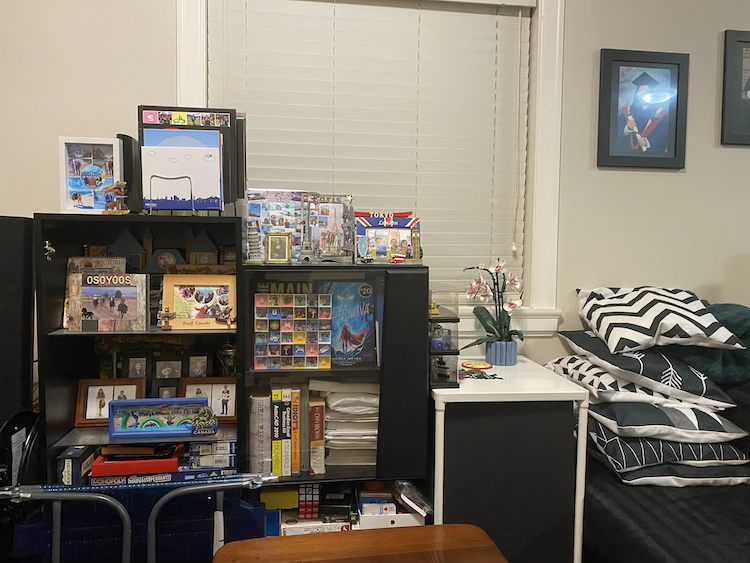
%> input picture S2-im2.png, 750 x 563 px, given in place of S1-im1.png, which was not available
$ octave q2a_script.m   (GNU Octave 9; MATLAB toolbox functions it lacks are replaced by stand-ins)
%> lines starting %> are read from the running program, lines starting %| are printed output that depends on the picture; in (x1, y1, x2, y2) boxes, pixels count from 0 and x2, y2 are one past the last pixel; in counts of white or black regions, pixels touching at a corner belong together; the program's own positions count from 1; pictures that were not available may be replaced by others from this repository, and a replacement may not be noted
### my_fast_detector.m
function corner_points = my_fast_detector(input_image, output_image, threshold)
%> called with input_image = 'S1-im1.png', output_image = 'S1-fast.png', threshold = 20
    I = imread(input_image);
%> I is the input picture: size 563x750x3 uint8; mean R, G, B 125.8, 119.2, 108.3

    % if img coloured, convert to grayscale
    if size(I, 3) == 3
        I_gray = rgb2gray(I);
    else
        I_gray = I;
    end

    % detect corners using fast_detector
    corners = fast_detector(I_gray, threshold);

    % get the row and column indices of the detected corners
    [rows, cols] = find(corners);

    % create cornerPoints object
    corner_points = cornerPoints([cols, rows]);

    % if img is grayscale, convert it to rgb
    if size(I, 3) == 1
        I_rgb = repmat(I, [1, 1, 3]);
    else
        I_rgb = I;
    end

    % overlay red dots at each corner position
    for i = 1:length(rows)
        % set the pixel at (row, col) to red [255, 0, 0]
        I_rgb(rows(i), cols(i), :) = [255, 0, 0];
    end

    % save new img with corner overlay
    imwrite(I_rgb, output_image);
end

### fast_detector.m
function corners = fast_detector(I, t)
%> called with t = 20
    % convert img to double for better precision
    I = double(I);
%> I: size 563x750 double

    % pad the img with a border of 3 pixels to handle the shifting
    I_padded = padarray(I, [3, 3], 'replicate');

    % get the 16 neighboring pixels using circshift
    % note: given instructor's hint, I found circshift from docs
    N1 = circshift(I_padded, [0,  3]);
    N2 = circshift(I_padded, [1,  3]);
    N3 = circshift(I_padded, [2,  2]);
    N4 = circshift(I_padded, [3,  1]);
    N5 = circshift(I_padded, [3,  0]);
    N6 = circshift(I_padded, [3, -1]);
    N7 = circshift(I_padded, [2, -2]);
    N8 = circshift(I_padded, [1, -3]);
    N9 = circshift(I_padded, [0, -3]);
    N10 = circshift(I_padded, [-1, -3]);
    N11 = circshift(I_padded, [-2, -2]);
    N12 = circshift(I_padded, [-3, -1]);
    N13 = circshift(I_padded, [-3,  0]);
    N14 = circshift(I_padded, [-3,  1]);
    N15 = circshift(I_padded, [-2,  2]);
    N16 = circshift(I_padded, [-1,  3]);
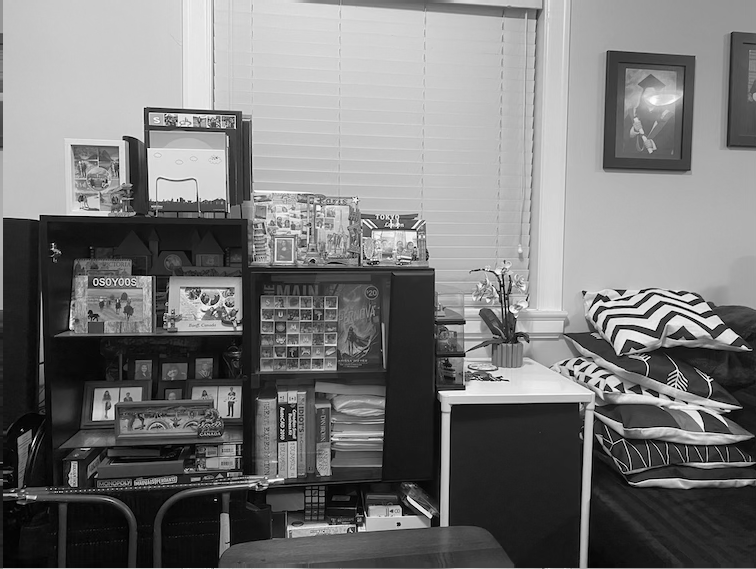
%> N16: size 569x756 double; min 0, max 254, mean 119.6; mean of the top-left, top-right, bottom-left and bottom-right quarters 160.8, 169.4, 66, 82.5

    % stack all neighbor imgs into a 3d array
    % note: i decided to use a 3d array because i wanted to compare each pixel with all 16 of its neighbors at once.
    % if we kept them as separate 2d matrices, we’d have to write 16 separate comparisons, which is messy and tedious.

    neighbors = cat(3, N1, N2, N3, N4, N5, N6, N7, N8, N9, N10, N11, N12, N13, N14, N15, N16);

    % replicate the original pixel intensities for comparison
    I_rep = repmat(I_padded, [1, 1, 16]);

    % create masks for pixels that are much brighter or much darker than the candidate pixel
    brighter = neighbors > (I_rep + t);
    darker   = neighbors < (I_rep - t);

    % extend masks to check for contiguous pixels
    brighter_ext = cat(3, brighter, brighter(:, :, 1:11));
    darker_ext   = cat(3, darker, darker(:, :, 1:11));

    % use convolution with 1x1x12 kernel to see if there are 12 contiguous pixels
    kernel = ones(1, 1, 12);
    sum_brighter = convn(brighter_ext, kernel, 'same');
    sum_darker   = convn(darker_ext, kernel, 'same');

    % store pixel if there is any contiguous group of 12 pixels that are all brighter / darker
    corners_padded = any(sum_brighter == 12, 3) | any(sum_darker == 12, 3);
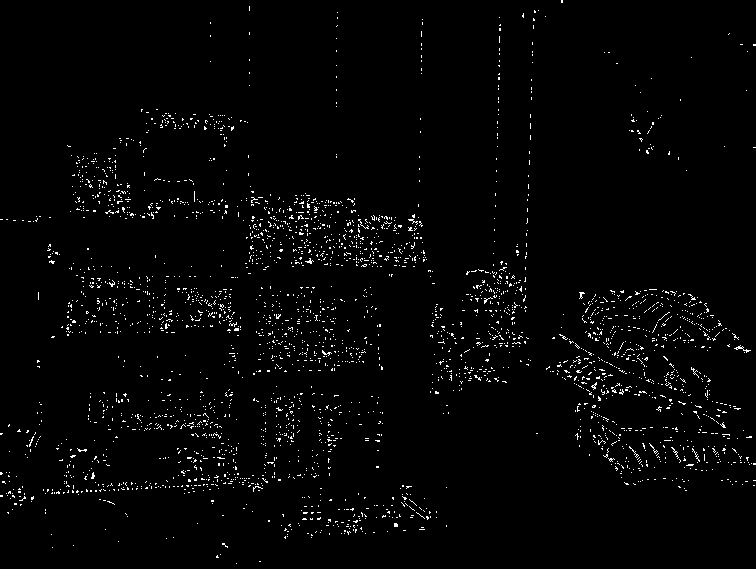
%> corners_padded: size 569x756 logical; 2% white in thin lines or dots

    % remove the padded border to get the final corner mask in the original size
    corners = corners_padded(4:end-3, 4:end-3);
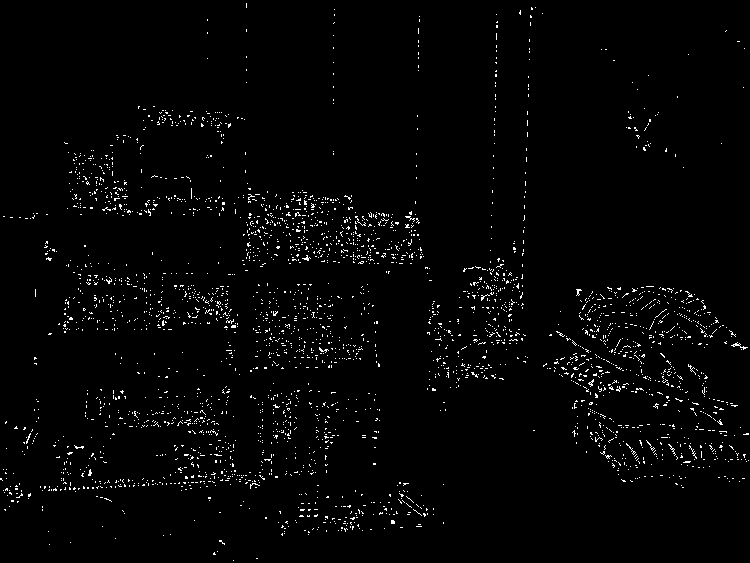
%> corners: size 563x750 logical; 2% white in thin lines or dots
end

### q2a_script.m
threshold = 20;

corner_points = my_fast_detector('S1-im1.png', 'S1-fast.png', threshold);
%> in my_fast_detector, `[rows, cols] = find(corners);`: rows = 8419 values from 4 to 561; cols = 8419 values from 1 to 749
%> in my_fast_detector, `corner_points = cornerPoints([cols, rows]);`: corner_points = 8419 points; strongest (x, y): (1, 479), (1, 480), (2, 479), (2, 480), (3, 481)
%> after the loop in my_fast_detector, `for i = 1:length(rows)`:
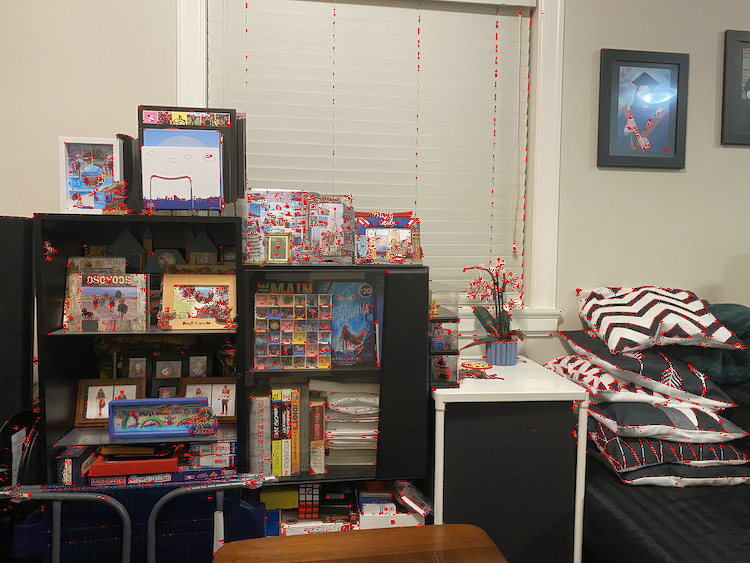
%> I_rgb: size 563x750x3 uint8; 1.99% of pixels changed, all inside (x1, y1, x2, y2) = (0, 3, 749, 561)
corner_points = my_fast_detector('S2-im1.png', 'S2-fast.png', threshold);
%> call 2 of my_fast_detector, with input_image = 'S2-im1.png', output_image = 'S2-fast.png', threshold = 20
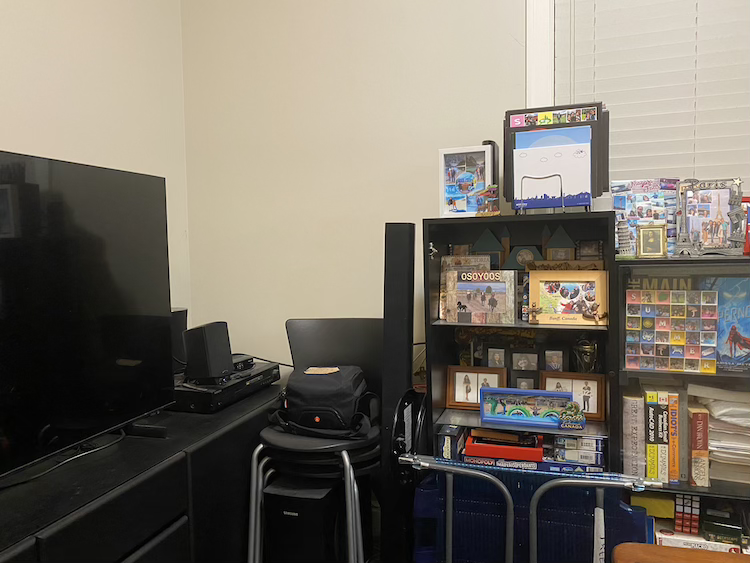
%> input picture S2-im1.png, 750 x 563 px
%> in my_fast_detector, I is the input picture: size 563x750x3 uint8; mean R, G, B 121.2, 114.3, 103.3
%> call 2 of fast_detector, with t = 20
%> in fast_detector (call 2), `N16 = circshift(I_padded, [-1,  3]);`:
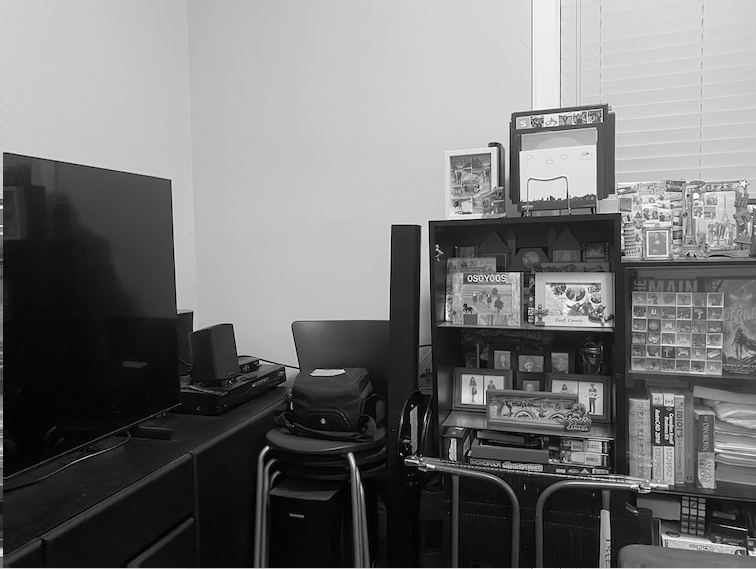
%> N16: size 569x756 double; min 0, max 255, mean 115.2; mean of the top-left, top-right, bottom-left and bottom-right quarters 168.3, 172.7, 41.2, 78.8
%> after the loop in my_fast_detector (call 2), `for i = 1:length(rows)`:
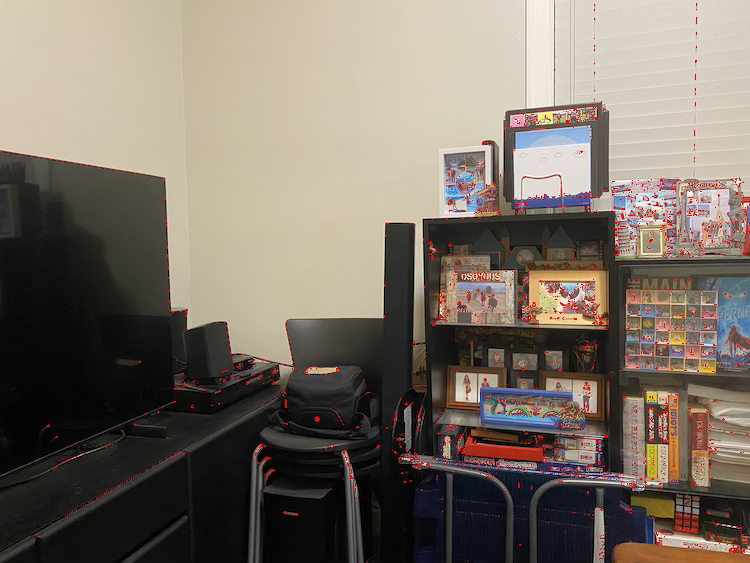
%> I_rgb: size 563x750x3 uint8; mean R, G, B 122.9, 112.9, 102
